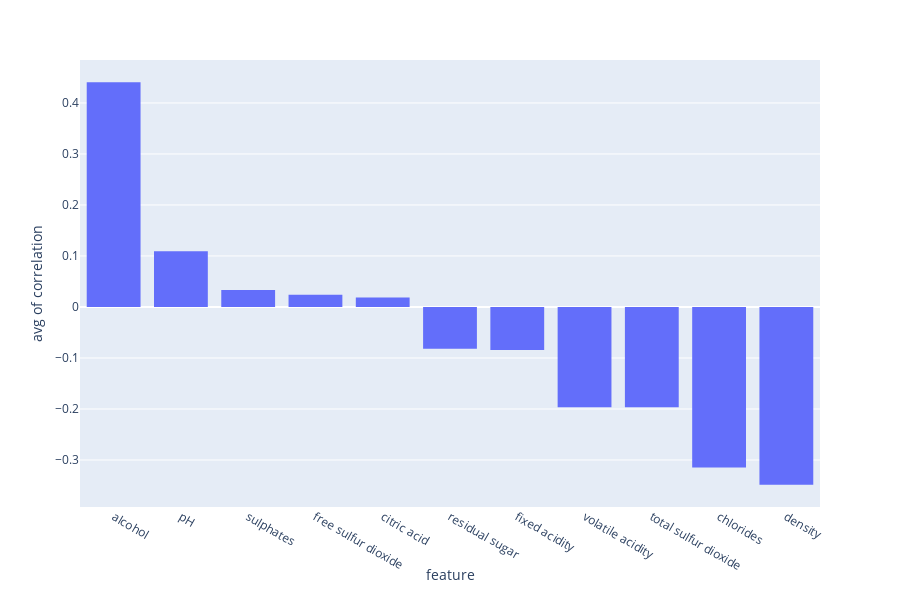

The notebook cell saved with this chart:
### Code cell
px.histogram(corr_white, x = 'feature', y = 'correlation', histfunc='avg')

### Figure 1 — Plotly figure (JSON) as saved in the notebook; plotly's stock layout.template omitted (floating-point values rounded to 4 significant figures)
{"data": [{"alignmentgroup": "True", "bingroup": "x", "histfunc": "avg", "hoverlabel": {"namelength": 0}, "hovertemplate": "feature=%{x}<br>avg of correlation=%{y}", "legendgroup": "", "marker": {"color": "#636efa"}, "name": "", "offsetgroup": "", "orientation": "v", "showlegend": false, "type": "histogram", "uid": "80f10ed2-4172-45c6-af61-418b8f80cceb", "x": ["alcohol", "pH", "sulphates", "free sulfur dioxide", "citric acid", "residual sugar", "fixed acidity", "volatile acidity", "total sulfur dioxide", "chlorides", "density"], "xaxis": "x", "y": [0.4404, 0.1094, 0.03332, 0.02371, 0.01833, -0.08207, -0.08449, -0.1966, -0.1967, -0.3145, -0.3484], "yaxis": "y"}], "layout": {"barmode": "relative", "grid": {"xaxes": ["x"], "xgap": 0.1, "xside": "bottom", "yaxes": ["y"], "ygap": 0.1, "yside": "left"}, "height": 600, "legend": {"tracegroupgap": 0}, "margin": {"t": 60}, "xaxis": {"title": {"text": "feature"}}, "yaxis": {"title": {"text": "avg of correlation"}}}}
